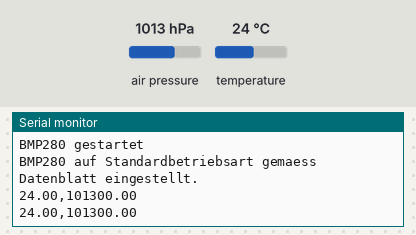
The sketch below on a simulated ESP32. Shown: the last lines printed to the serial monitor. The test bench sets the inputs (shaded band); at power-on: air pressure 1013 hPa, temperature 24 °C.

Above: at 1.8 s.
1.9 s: air pressure set to 952 hPa
At 2.8 s:
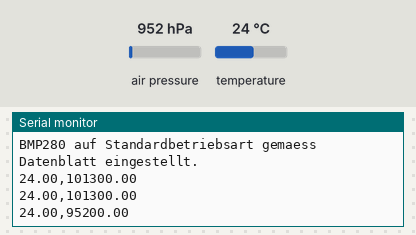
3.4 s: temperature set to 12 °C
At 4.7 s:
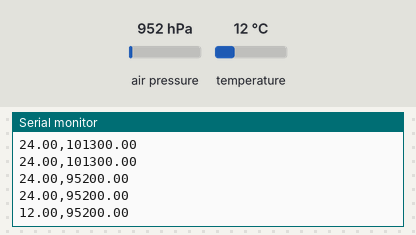
4.9 s: air pressure set to 975 hPa
At 5.8 s:
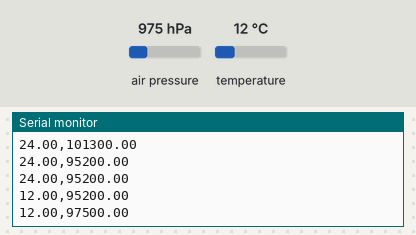
Timing chart, 0 to 7.9 s (numbered marks = the images above; inputs shaded):
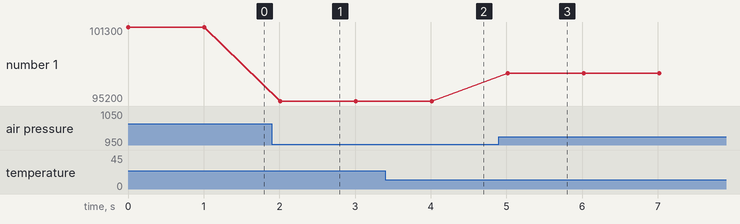

The sketch:

BMP280.ino
```cpp
/* Demonstration BMP280 */

#include <Wire.h>
#include <Adafruit_BMP280.h>

Adafruit_BMP280 bmp280;


void setup() {
  Serial.begin(115200);
  Serial.println("Initialisiere BMP280 ...");
  if (!bmp280.begin()) {
     Serial.println("BMP280 Sensor nicht gefunden. Sensor an I2C 0x77 erwartet. SD0 mit VCC verbunden?");
  } else {
    Serial.println("BMP280 gestartet");
    /* Standardeinstellungen setzen. */
    bmp280.setSampling(Adafruit_BMP280::MODE_NORMAL,     /* Operating Mode. */
                       Adafruit_BMP280::SAMPLING_X2,     /* Temp. oversampling */
                       Adafruit_BMP280::SAMPLING_X16,    /* Pressure oversampling */
                       Adafruit_BMP280::FILTER_X16,      /* Filtering. */
                       Adafruit_BMP280::STANDBY_MS_500); /* Standby time. */
    Serial.println("BMP280 auf Standardbetriebsart gemaess Datenblatt eingestellt.");
  }
}

void loop() {
    Serial.print(bmp280.readTemperature());
    Serial.print(",");
    Serial.println(bmp280.readPressure());

    // Weitere nuetzliche Funktionen
    // Serial.println(bmp280.readAltitude(1013.25));   // Hoehe bei Normaldruck 1013.25 hPa ist anzupassen

    delay(1000);
}
```

Measured:
- after the input at 1.9 s, the serial monitor: prints a new line after 0.11 s (image 1)
- after the input at 3.4 s, the serial monitor: prints a new line after 0.61 s (image 2)
- after the input at 4.9 s, the serial monitor: prints a new line after 0.12 s (image 3)
- plotted number 1: 101300 → 95200 after the input at 1.9 s, 95200 → 97500 after the input at 4.9 s
